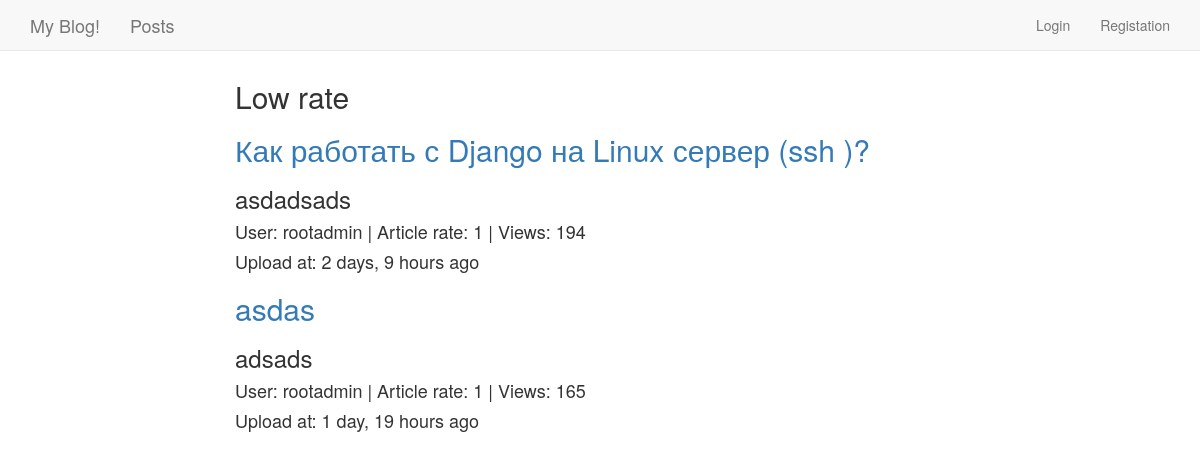
/rate/low_rate/, run on an earlier commit of the app's database.
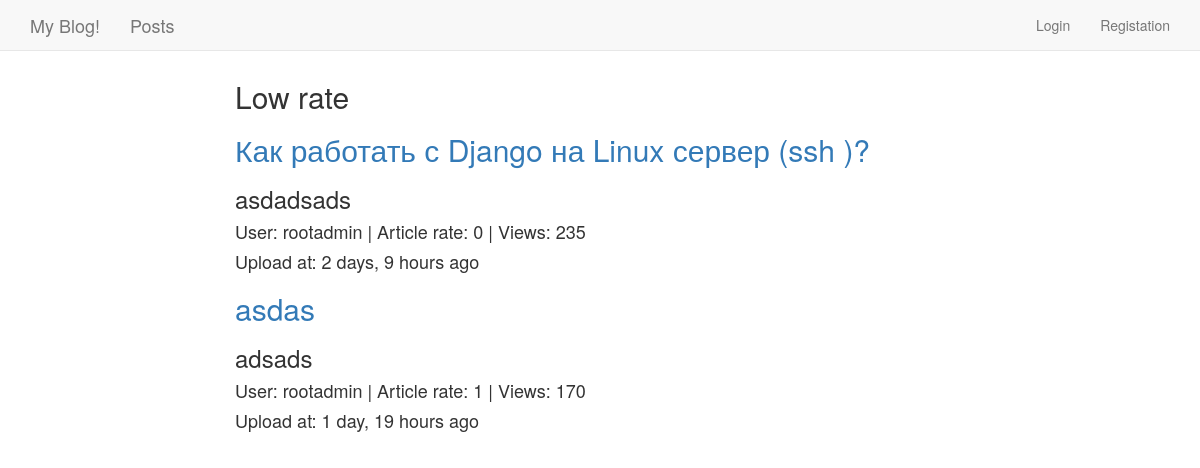
And on a later commit of the database.
### post/models.py (models this page shows, shortened)
class Posts(models.Model):
    user = models.ForeignKey(User, on_delete=models.CASCADE)
    title = models.CharField(max_length=50)
    content = models.TextField()
    rate = models.IntegerField(default=0)
    views = models.PositiveIntegerField(default=0)
    updated_at = models.DateTimeField(auto_now_add=False, auto_now=True)
    timestamp = models.DateTimeField(auto_now_add=True, auto_now=False)
    objects = PostManager()
    likes = GenericRelation(Like)
    def get_absolute_url(self):
        return reverse("post:detail_page", kwargs={"id": self.id})

### post/views.py (the view)
# urls.py: re_path('^rate/(?P<slug>[-\w]+)/$', high_middle_low_rate, name='high_middle_low_rate'),
def high_middle_low_rate(request, slug):
    if slug not in ['high_rate', 'middle_rate', 'low_rate']:
        raise Http404
    if slug == 'high_rate':
        posts = Posts.objects.high_rate()
        slug1 = "High"
    if slug == 'middle_rate':
        posts = Posts.objects.middle_rate()
        slug1 = "Middle"
    if slug == 'low_rate':
        posts = Posts.objects.low_rate()
        slug1 = "Low"
    context = {
        'posts': posts,
        'title': slug1,
    }
    return render(request, "home/choose_rate.html", context)

### post/models.py (called while the page is built)
    def low_rate(self, *args, **kwargs):
        return Posts.objects.filter(rate__range=(0, 5))

### templates/home/choose_rate.html
{% extends "home/base.html" %}
{% block content %}
    <div class="container">
        <div class="col-xs-8 col-xs-offset-2">
            <h2>{{ title }} rate</h2>
            {% if posts %}
                {% for post in posts %}
                    <h2><a href="{{ post.get_absolute_url }}">{{ post.title }}</a></h2>
                    <h3>{{ post.content|truncatechars:20 }}</h3>
                    <h4>User: {{ post.user.username }} | Article rate: {{ post.rate }} | Views: {{ post.views }}</h4>
                    <h4>Upload at: {{ post.timestamp|timesince }} ago</h4>
                {% endfor %}
            {% else %}
                    <h2 class="alert alert-info">Ops, we haven't articles with this rate</h2>
                {% endif %}
        </div>
    </div>
{% endblock %}

What changed in the data, as far as the page shows it:
changed Posts "Как работать с Django на Linux сервер (ssh )?": rate "1" → "0"; views "194" → "235"
changed Posts "asdas": views "165" → "170"
